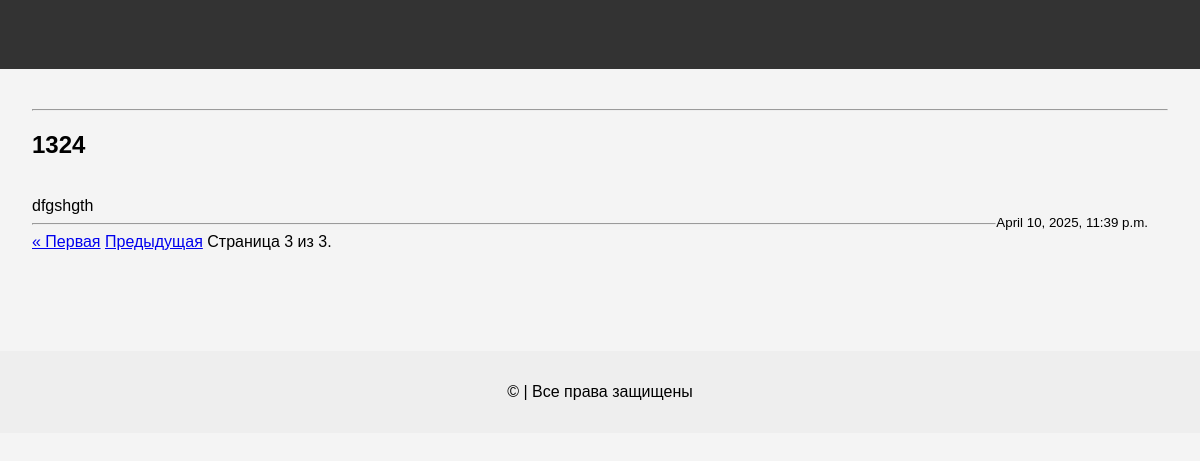
The page /platform/news/?page=3 on the database its author committed.
### task/models.py (models this page shows, shortened)
class News(models.Model):
    title = models.CharField(max_length=150)
    content = models.TextField()
    date = models.DateTimeField(auto_now_add=True)
    class Meta:
        verbose_name = 'News'
        verbose_name_plural = 'News'

### task/views.py (the view)
# urls.py: path('platform/news/', news, name='news'),
def news(request):
    posts = News.objects.all().order_by('-date')
    paginator = Paginator(posts, 3)
    page_number = request.GET.get('page')
    page_obj = paginator.get_page(page_number)
    return render(request,'task/news.html',{'page_obj': page_obj})

### templates/task/news.html (shortened to what this page needs)
{% extends 'task/main.html' %}
{% block content %}
    <hr>
    {% for new in page_obj %}
        <h2>{{ new.title }}</h2>
        <br>
        {{ new.content }}
        <br>
        <small style="float: right; margin-right: 20px;">{{ new.date }}</small>
        <hr>
    {% endfor %}
    <div class="pagination">
        <span class="step-links">
            {% if page_obj.has_previous %}
                <a href="?page=1">&laquo; Первая</a>
                <a href="?page={{ page_obj.previous_page_number }}">Предыдущая</a>
            {% endif %}
            <span class="current">
                Страница {{ page_obj.number }} из {{ page_obj.paginator.num_pages }}.
            </span>
        </span>
    </div>
{% endblock %}

### templates/task/main.html (style rules this page uses)
body { font-family: Arial, sans-serif; margin: 0; padding: 0; background-color: #f4f4f4; }

### rows shown on the page
News: title "1324", content "dfgshgth", date "April 10, 2025, 11:39 p.m."

### other values the page prints
{{ page_obj.number }} "3"
{{ page_obj.paginator.num_pages }} "3"
